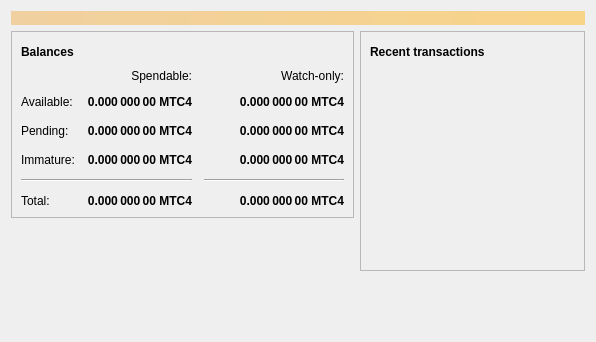
<?xml version="1.0" encoding="UTF-8"?>
<ui version="4.0">
 <class>OverviewPage</class>
 <widget class="QWidget" name="OverviewPage">
  <property name="geometry">
   <rect>
    <x>0</x>
    <y>0</y>
    <width>596</width>
    <height>342</height>
   </rect>
  </property>
  <property name="windowTitle">
   <string>Form</string>
  </property>
  <layout class="QVBoxLayout" name="topLayout">
   <item>
    <widget class="QLabel" name="labelAlerts">
     <property name="visible">
      <bool>false</bool>
     </property>
     <property name="styleSheet">
      <string notr="true">QLabel { background-color: qlineargradient(x1: 0, y1: 0, x2: 1, y2: 0, stop:0 #F0D0A0, stop:1 #F8D488); color:#000000; }</string>
     </property>
     <property name="wordWrap">
      <bool>true</bool>
     </property>
     <property name="margin">
      <number>3</number>
     </property>
     <property name="textInteractionFlags">
      <set>Qt::TextSelectableByMouse</set>
     </property>
    </widget>
   </item>
   <item>
    <layout class="QHBoxLayout" name="horizontalLayout" stretch="1,1">
     <item>
      <layout class="QVBoxLayout" name="verticalLayout_2">
       <item>
        <widget class="QFrame" name="frame">
         <property name="frameShape">
          <enum>QFrame::StyledPanel</enum>
         </property>
         <property name="frameShadow">
          <enum>QFrame::Raised</enum>
         </property>
         <layout class="QVBoxLayout" name="verticalLayout_4">
          <item>
           <layout class="QHBoxLayout" name="horizontalLayout_4">
            <item>
             <widget class="QLabel" name="label_5">
              <property name="font">
               <font>
                <weight>75</weight>
                <bold>true</bold>
               </font>
              </property>
              <property name="text">
               <string>Balances</string>
              </property>
             </widget>
            </item>
            <item>
             <widget class="QPushButton" name="labelWalletStatus">
              <property name="enabled">
               <bool>true</bool>
              </property>
              <property name="maximumSize">
               <size>
                <width>30</width>
                <height>16777215</height>
               </size>
              </property>
              <property name="toolTip">
               <string>The displayed information may be out of date. Your wallet automatically synchronizes with the MTC4ei network after a connection is established, but this process has not completed yet.</string>
              </property>
              <property name="text">
               <string/>
              </property>
              <property name="icon">
               <iconset resource="../bitcoin.qrc">
                <normaloff>:/icons/warning</normaloff>
                <disabledoff>:/icons/warning</disabledoff>:/icons/warning</iconset>
              </property>
              <property name="iconSize">
               <size>
                <width>24</width>
                <height>24</height>
               </size>
              </property>
              <property name="flat">
               <bool>true</bool>
              </property>
             </widget>
            </item>
            <item>
             <spacer name="horizontalSpacer_3">
              <property name="orientation">
               <enum>Qt::Horizontal</enum>
              </property>
              <property name="sizeHint" stdset="0">
               <size>
                <width>40</width>
                <height>20</height>
               </size>
              </property>
             </spacer>
            </item>
           </layout>
          </item>
          <item>
           <layout class="QGridLayout" name="gridLayout">
            <property name="spacing">
             <number>12</number>
            </property>
            <item row="2" column="2">
             <widget class="QLabel" name="labelWatchPending">
              <property name="font">
               <font>
                <weight>75</weight>
                <bold>true</bold>
               </font>
              </property>
              <property name="cursor">
               <cursorShape>IBeamCursor</cursorShape>
              </property>
              <property name="toolTip">
               <string>Unconfirmed transactions to watch-only addresses</string>
              </property>
              <property name="text">
               <string notr="true">0.000 000 00 MTC4</string>
              </property>
              <property name="alignment">
               <set>Qt::AlignRight|Qt::AlignTrailing|Qt::AlignVCenter</set>
              </property>
              <property name="textInteractionFlags">
               <set>Qt::LinksAccessibleByMouse|Qt::TextSelectableByKeyboard|Qt::TextSelectableByMouse</set>
              </property>
             </widget>
            </item>
            <item row="2" column="1">
             <widget class="QLabel" name="labelUnconfirmed">
              <property name="font">
               <font>
                <weight>75</weight>
                <bold>true</bold>
               </font>
              </property>
              <property name="cursor">
               <cursorShape>IBeamCursor</cursorShape>
              </property>
              <property name="toolTip">
               <string>Total of transactions that have yet to be confirmed, and do not yet count toward the spendable balance</string>
              </property>
              <property name="text">
               <string notr="true">0.000 000 00 MTC4</string>
              </property>
              <property name="alignment">
               <set>Qt::AlignRight|Qt::AlignTrailing|Qt::AlignVCenter</set>
              </property>
              <property name="textInteractionFlags">
               <set>Qt::LinksAccessibleByMouse|Qt::TextSelectableByKeyboard|Qt::TextSelectableByMouse</set>
              </property>
             </widget>
            </item>
            <item row="3" column="2">
             <widget class="QLabel" name="labelWatchImmature">
              <property name="font">
               <font>
                <weight>75</weight>
                <bold>true</bold>
               </font>
              </property>
              <property name="cursor">
               <cursorShape>IBeamCursor</cursorShape>
              </property>
              <property name="toolTip">
               <string>Mined balance in watch-only addresses that has not yet matured</string>
              </property>
              <property name="text">
               <string notr="true">0.000 000 00 MTC4</string>
              </property>
              <property name="alignment">
               <set>Qt::AlignRight|Qt::AlignTrailing|Qt::AlignVCenter</set>
              </property>
              <property name="textInteractionFlags">
               <set>Qt::LinksAccessibleByMouse|Qt::TextSelectableByKeyboard|Qt::TextSelectableByMouse</set>
              </property>
             </widget>
            </item>
            <item row="4" column="0" colspan="2">
             <widget class="Line" name="line">
              <property name="orientation">
               <enum>Qt::Horizontal</enum>
              </property>
             </widget>
            </item>
            <item row="4" column="2">
             <widget class="Line" name="lineWatchBalance">
              <property name="sizePolicy">
               <sizepolicy hsizetype="Preferred" vsizetype="Fixed">
                <horstretch>0</horstretch>
                <verstretch>0</verstretch>
               </sizepolicy>
              </property>
              <property name="minimumSize">
               <size>
                <width>140</width>
                <height>0</height>
               </size>
              </property>
              <property name="orientation">
               <enum>Qt::Horizontal</enum>
              </property>
             </widget>
            </item>
            <item row="5" column="0">
             <widget class="QLabel" name="labelTotalText">
              <property name="text">
               <string>Total:</string>
              </property>
             </widget>
            </item>
            <item row="3" column="1">
             <widget class="QLabel" name="labelImmature">
              <property name="font">
               <font>
                <weight>75</weight>
                <bold>true</bold>
               </font>
              </property>
              <property name="cursor">
               <cursorShape>IBeamCursor</cursorShape>
              </property>
              <property name="toolTip">
               <string>Mined balance that has not yet matured</string>
              </property>
              <property name="text">
               <string notr="true">0.000 000 00 MTC4</string>
              </property>
              <property name="alignment">
               <set>Qt::AlignRight|Qt::AlignTrailing|Qt::AlignVCenter</set>
              </property>
              <property name="textInteractionFlags">
               <set>Qt::LinksAccessibleByMouse|Qt::TextSelectableByKeyboard|Qt::TextSelectableByMouse</set>
              </property>
             </widget>
            </item>
            <item row="2" column="3">
             <spacer name="horizontalSpacer_2">
              <property name="orientation">
               <enum>Qt::Horizontal</enum>
              </property>
              <property name="sizeHint" stdset="0">
               <size>
                <width>40</width>
                <height>20</height>
               </size>
              </property>
             </spacer>
            </item>
            <item row="3" column="0">
             <widget class="QLabel" name="labelImmatureText">
              <property name="text">
               <string>Immature:</string>
              </property>
             </widget>
            </item>
            <item row="5" column="1">
             <widget class="QLabel" name="labelTotal">
              <property name="font">
               <font>
                <weight>75</weight>
                <bold>true</bold>
               </font>
              </property>
              <property name="cursor">
               <cursorShape>IBeamCursor</cursorShape>
              </property>
              <property name="toolTip">
               <string>Your current total balance</string>
              </property>
              <property name="text">
               <string notr="true">0.000 000 00 MTC4</string>
              </property>
              <property name="alignment">
               <set>Qt::AlignRight|Qt::AlignTrailing|Qt::AlignVCenter</set>
              </property>
              <property name="textInteractionFlags">
               <set>Qt::LinksAccessibleByMouse|Qt::TextSelectableByKeyboard|Qt::TextSelectableByMouse</set>
              </property>
             </widget>
            </item>
            <item row="5" column="2">
             <widget class="QLabel" name="labelWatchTotal">
              <property name="font">
               <font>
                <weight>75</weight>
                <bold>true</bold>
               </font>
              </property>
              <property name="cursor">
               <cursorShape>IBeamCursor</cursorShape>
              </property>
              <property name="toolTip">
               <string>Current total balance in watch-only addresses</string>
              </property>
              <property name="text">
               <string notr="true">0.000 000 00 MTC4</string>
              </property>
              <property name="alignment">
               <set>Qt::AlignRight|Qt::AlignTrailing|Qt::AlignVCenter</set>
              </property>
              <property name="textInteractionFlags">
               <set>Qt::LinksAccessibleByMouse|Qt::TextSelectableByKeyboard|Qt::TextSelectableByMouse</set>
              </property>
             </widget>
            </item>
            <item row="0" column="2">
             <widget class="QLabel" name="labelWatchonly">
              <property name="text">
               <string>Watch-only:</string>
              </property>
              <property name="alignment">
               <set>Qt::AlignRight|Qt::AlignTrailing|Qt::AlignVCenter</set>
              </property>
             </widget>
            </item>
            <item row="1" column="0">
             <widget class="QLabel" name="labelBalanceText">
              <property name="text">
               <string>Available:</string>
              </property>
             </widget>
            </item>
            <item row="1" column="1">
             <widget class="QLabel" name="labelBalance">
              <property name="font">
               <font>
                <weight>75</weight>
                <bold>true</bold>
               </font>
              </property>
              <property name="cursor">
               <cursorShape>IBeamCursor</cursorShape>
              </property>
              <property name="toolTip">
               <string>Your current spendable balance</string>
              </property>
              <property name="text">
               <string notr="true">0.000 000 00 MTC4</string>
              </property>
              <property name="alignment">
               <set>Qt::AlignRight|Qt::AlignTrailing|Qt::AlignVCenter</set>
              </property>
              <property name="textInteractionFlags">
               <set>Qt::LinksAccessibleByMouse|Qt::TextSelectableByKeyboard|Qt::TextSelectableByMouse</set>
              </property>
             </widget>
            </item>
            <item row="1" column="2">
             <widget class="QLabel" name="labelWatchAvailable">
              <property name="font">
               <font>
                <weight>75</weight>
                <bold>true</bold>
               </font>
              </property>
              <property name="cursor">
               <cursorShape>IBeamCursor</cursorShape>
              </property>
              <property name="toolTip">
               <string>Your current balance in watch-only addresses</string>
              </property>
              <property name="text">
               <string notr="true">0.000 000 00 MTC4</string>
              </property>
              <property name="alignment">
               <set>Qt::AlignRight|Qt::AlignTrailing|Qt::AlignVCenter</set>
              </property>
              <property name="textInteractionFlags">
               <set>Qt::LinksAccessibleByMouse|Qt::TextSelectableByKeyboard|Qt::TextSelectableByMouse</set>
              </property>
             </widget>
            </item>
            <item row="2" column="0">
             <widget class="QLabel" name="labelPendingText">
              <property name="text">
               <string>Pending:</string>
              </property>
             </widget>
            </item>
            <item row="0" column="1">
             <widget class="QLabel" name="labelSpendable">
              <property name="text">
               <string>Spendable:</string>
              </property>
              <property name="alignment">
               <set>Qt::AlignRight|Qt::AlignTrailing|Qt::AlignVCenter</set>
              </property>
             </widget>
            </item>
           </layout>
          </item>
         </layout>
        </widget>
       </item>
       <item>
        <spacer name="verticalSpacer">
         <property name="orientation">
          <enum>Qt::Vertical</enum>
         </property>
         <property name="sizeHint" stdset="0">
          <size>
           <width>20</width>
           <height>40</height>
          </size>
         </property>
        </spacer>
       </item>
      </layout>
     </item>
     <item>
      <layout class="QVBoxLayout" name="verticalLayout_3">
       <item>
        <widget class="QFrame" name="frame_2">
         <property name="frameShape">
          <enum>QFrame::StyledPanel</enum>
         </property>
         <property name="frameShadow">
          <enum>QFrame::Raised</enum>
         </property>
         <layout class="QVBoxLayout" name="verticalLayout">
          <item>
           <layout class="QHBoxLayout" name="horizontalLayout_2">
            <item>
             <widget class="QLabel" name="label_4">
              <property name="font">
               <font>
                <weight>75</weight>
                <bold>true</bold>
               </font>
              </property>
              <property name="text">
               <string>Recent transactions</string>
              </property>
             </widget>
            </item>
            <item>
             <widget class="QPushButton" name="labelTransactionsStatus">
              <property name="enabled">
               <bool>true</bool>
              </property>
              <property name="maximumSize">
               <size>
                <width>30</width>
                <height>16777215</height>
               </size>
              </property>
              <property name="toolTip">
               <string>The displayed information may be out of date. Your wallet automatically synchronizes with the MTC4ei network after a connection is established, but this process has not completed yet.</string>
              </property>
              <property name="text">
               <string/>
              </property>
              <property name="icon">
               <iconset resource="../bitcoin.qrc">
                <normaloff>:/icons/warning</normaloff>
                <disabledoff>:/icons/warning</disabledoff>:/icons/warning</iconset>
              </property>
              <property name="iconSize">
               <size>
                <width>24</width>
                <height>24</height>
               </size>
              </property>
              <property name="flat">
               <bool>true</bool>
              </property>
             </widget>
            </item>
            <item>
             <spacer name="horizontalSpacer">
              <property name="orientation">
               <enum>Qt::Horizontal</enum>
              </property>
              <property name="sizeHint" stdset="0">
               <size>
                <width>40</width>
                <height>20</height>
               </size>
              </property>
             </spacer>
            </item>
           </layout>
          </item>
          <item>
           <widget class="QListView" name="listTransactions">
            <property name="styleSheet">
             <string notr="true">QListView { background: transparent; }</string>
            </property>
            <property name="frameShape">
             <enum>QFrame::NoFrame</enum>
            </property>
            <property name="verticalScrollBarPolicy">
             <enum>Qt::ScrollBarAlwaysOff</enum>
            </property>
            <property name="horizontalScrollBarPolicy">
             <enum>Qt::ScrollBarAlwaysOff</enum>
            </property>
            <property name="selectionMode">
             <enum>QAbstractItemView::NoSelection</enum>
            </property>
           </widget>
          </item>
         </layout>
        </widget>
       </item>
       <item>
        <spacer name="verticalSpacer_2">
         <property name="orientation">
          <enum>Qt::Vertical</enum>
         </property>
         <property name="sizeHint" stdset="0">
          <size>
           <width>20</width>
           <height>40</height>
          </size>
         </property>
        </spacer>
       </item>
      </layout>
     </item>
    </layout>
   </item>
  </layout>
 </widget>
 <resources/>
 <connections/>
</ui>
